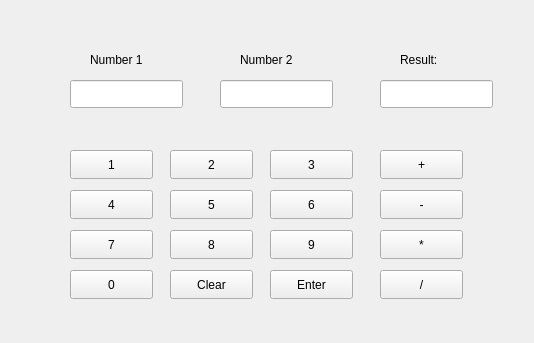
<?xml version="1.0" encoding="UTF-8"?>
<ui version="4.0">
 <class>MainWindow</class>
 <widget class="QMainWindow" name="MainWindow">
  <property name="geometry">
   <rect>
    <x>0</x>
    <y>0</y>
    <width>534</width>
    <height>343</height>
   </rect>
  </property>
  <property name="windowTitle">
   <string>MainWindow</string>
  </property>
  <widget class="QWidget" name="centralwidget">
   <widget class="QLabel" name="label">
    <property name="geometry">
     <rect>
      <x>90</x>
      <y>50</y>
      <width>63</width>
      <height>20</height>
     </rect>
    </property>
    <property name="text">
     <string>Number 1</string>
    </property>
   </widget>
   <widget class="QLabel" name="label_2">
    <property name="geometry">
     <rect>
      <x>240</x>
      <y>50</y>
      <width>71</width>
      <height>20</height>
     </rect>
    </property>
    <property name="text">
     <string>Number 2</string>
    </property>
   </widget>
   <widget class="QLabel" name="label_3">
    <property name="geometry">
     <rect>
      <x>400</x>
      <y>50</y>
      <width>63</width>
      <height>20</height>
     </rect>
    </property>
    <property name="text">
     <string>Result:</string>
    </property>
   </widget>
   <widget class="QLineEdit" name="Num1">
    <property name="geometry">
     <rect>
      <x>70</x>
      <y>80</y>
      <width>113</width>
      <height>28</height>
     </rect>
    </property>
   </widget>
   <widget class="QLineEdit" name="Num2">
    <property name="geometry">
     <rect>
      <x>220</x>
      <y>80</y>
      <width>113</width>
      <height>28</height>
     </rect>
    </property>
   </widget>
   <widget class="QLineEdit" name="Result">
    <property name="geometry">
     <rect>
      <x>380</x>
      <y>80</y>
      <width>113</width>
      <height>28</height>
     </rect>
    </property>
   </widget>
   <widget class="QPushButton" name="N1">
    <property name="geometry">
     <rect>
      <x>70</x>
      <y>150</y>
      <width>83</width>
      <height>29</height>
     </rect>
    </property>
    <property name="text">
     <string>1</string>
    </property>
   </widget>
   <widget class="QPushButton" name="N2">
    <property name="geometry">
     <rect>
      <x>170</x>
      <y>150</y>
      <width>83</width>
      <height>29</height>
     </rect>
    </property>
    <property name="text">
     <string>2</string>
    </property>
   </widget>
   <widget class="QPushButton" name="N3">
    <property name="geometry">
     <rect>
      <x>270</x>
      <y>150</y>
      <width>83</width>
      <height>29</height>
     </rect>
    </property>
    <property name="text">
     <string>3</string>
    </property>
   </widget>
   <widget class="QPushButton" name="N4">
    <property name="geometry">
     <rect>
      <x>70</x>
      <y>190</y>
      <width>83</width>
      <height>29</height>
     </rect>
    </property>
    <property name="text">
     <string>4</string>
    </property>
   </widget>
   <widget class="QPushButton" name="N5">
    <property name="geometry">
     <rect>
      <x>170</x>
      <y>190</y>
      <width>83</width>
      <height>29</height>
     </rect>
    </property>
    <property name="text">
     <string>5</string>
    </property>
   </widget>
   <widget class="QPushButton" name="N6">
    <property name="geometry">
     <rect>
      <x>270</x>
      <y>190</y>
      <width>83</width>
      <height>29</height>
     </rect>
    </property>
    <property name="text">
     <string>6</string>
    </property>
   </widget>
   <widget class="QPushButton" name="N7">
    <property name="geometry">
     <rect>
      <x>70</x>
      <y>230</y>
      <width>83</width>
      <height>29</height>
     </rect>
    </property>
    <property name="text">
     <string>7</string>
    </property>
   </widget>
   <widget class="QPushButton" name="N8">
    <property name="geometry">
     <rect>
      <x>170</x>
      <y>230</y>
      <width>83</width>
      <height>29</height>
     </rect>
    </property>
    <property name="text">
     <string>8</string>
    </property>
   </widget>
   <widget class="QPushButton" name="N9">
    <property name="geometry">
     <rect>
      <x>270</x>
      <y>230</y>
      <width>83</width>
      <height>29</height>
     </rect>
    </property>
    <property name="text">
     <string>9</string>
    </property>
   </widget>
   <widget class="QPushButton" name="Add">
    <property name="geometry">
     <rect>
      <x>380</x>
      <y>150</y>
      <width>83</width>
      <height>29</height>
     </rect>
    </property>
    <property name="text">
     <string>+</string>
    </property>
   </widget>
   <widget class="QPushButton" name="Sub">
    <property name="geometry">
     <rect>
      <x>380</x>
      <y>190</y>
      <width>83</width>
      <height>29</height>
     </rect>
    </property>
    <property name="text">
     <string>-</string>
    </property>
   </widget>
   <widget class="QPushButton" name="Mul">
    <property name="geometry">
     <rect>
      <x>380</x>
      <y>230</y>
      <width>83</width>
      <height>29</height>
     </rect>
    </property>
    <property name="text">
     <string>*</string>
    </property>
   </widget>
   <widget class="QPushButton" name="Div">
    <property name="geometry">
     <rect>
      <x>380</x>
      <y>270</y>
      <width>83</width>
      <height>29</height>
     </rect>
    </property>
    <property name="text">
     <string>/</string>
    </property>
   </widget>
   <widget class="QPushButton" name="N0">
    <property name="geometry">
     <rect>
      <x>70</x>
      <y>270</y>
      <width>83</width>
      <height>29</height>
     </rect>
    </property>
    <property name="text">
     <string>0</string>
    </property>
   </widget>
   <widget class="QPushButton" name="Clear">
    <property name="geometry">
     <rect>
      <x>170</x>
      <y>270</y>
      <width>83</width>
      <height>29</height>
     </rect>
    </property>
    <property name="text">
     <string>Clear</string>
    </property>
   </widget>
   <widget class="QPushButton" name="Enter">
    <property name="geometry">
     <rect>
      <x>270</x>
      <y>270</y>
      <width>83</width>
      <height>29</height>
     </rect>
    </property>
    <property name="text">
     <string>Enter</string>
    </property>
   </widget>
  </widget>
 </widget>
 <resources/>
 <connections/>
</ui>
